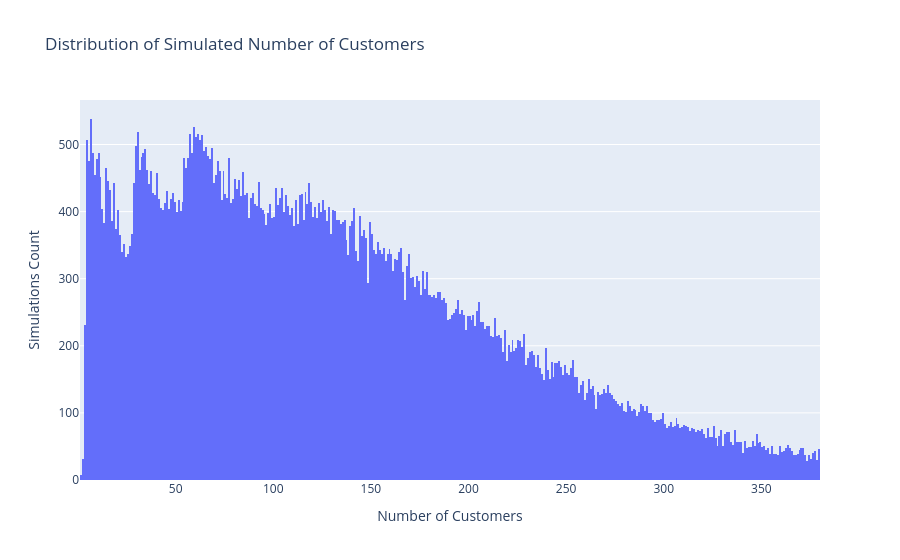

The cell this chart's notebook holds for it:
### Code cell
kva_rating = npg_substations_df.loc[npg_substations_df["site_name"] == "SEVENTH STREET HORDEN"]["kva_rating"].values[0]

# Get the empirical distribution data
kva_per_customer_values = ukpn_substations_df["kva_per_customer"].dropna().values

# Drop zeros from kva_per_customer_values to avoid division by zero
kva_per_customer_values = kva_per_customer_values[kva_per_customer_values != 0]

# Perform Monte Carlo simulation
n_simulations = 100000  # Number of simulations to run
simulated_customer_count = []

for _ in range(n_simulations):
    # Randomly sample from the empirical distribution
    sampled_kva_per_customer = np.random.choice(kva_per_customer_values)
    # Add a bit of noise to counteract the rounding in kva_per_customer
    sampled_kva_per_customer = sampled_kva_per_customer * (1 + np.random.normal(0, 0.07))
    # Calculate estimated number of customers
    estimated_customers = kva_rating / sampled_kva_per_customer
    simulated_customer_count.append(round(estimated_customers))

# Convert to numpy array for easier analysis
simulated_customer_count = np.array(simulated_customer_count)

# Analyze the results
print(f"Mean estimated customers: {np.mean(simulated_customer_count):.1f}")
print(f"Median estimated customers: {np.median(simulated_customer_count):.1f}")
print(f"95% confidence interval: [{np.percentile(simulated_customer_count, 2.5):.1f}, {np.percentile(simulated_customer_count, 97.5):.1f}]")
upper_bound = np.percentile(simulated_customer_count, 97.5)

# Visualize the distribution
fig = go.Figure(data=[go.Histogram(
    x=simulated_customer_count,
    xbins=dict(start=0, end=upper_bound + 1, size=1),
    name='Simulated Number of Customers'
)])

fig.update_layout(
    title='Distribution of Simulated Number of Customers',
    xaxis_title='Number of Customers',
    yaxis_title='Simulations Count'
)

fig.show()

### Figure 1 — Plotly figure (JSON) as saved in the notebook; plotly's stock layout.template omitted (floating-point values rounded to 4 significant figures; data arrays with more than 128 entries replaced by an {"elided": "..."} marker saying what was removed)
{"data": [{"name": "Simulated Number of Customers", "type": "histogram", "x": {"elided": "100000 int values"}, "xbins": {"end": 380, "size": 1, "start": 0}}], "layout": {"title": {"text": "Distribution of Simulated Number of Customers"}, "xaxis": {"title": {"text": "Number of Customers"}}, "yaxis": {"title": {"text": "Simulations Count"}}}}
